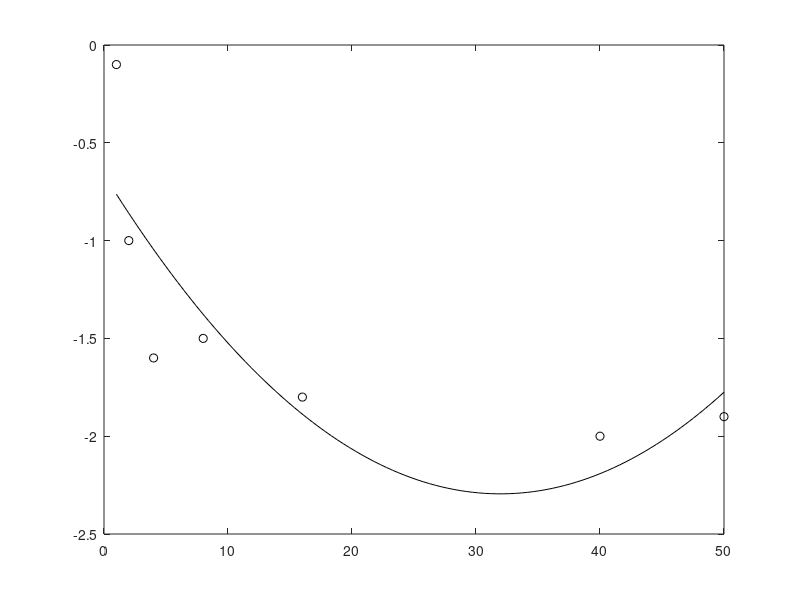

Reproduce this figure in MATLAB.
clc

x=[1;2;4;8;16;40;50];
y=[-0.1;-1;-1.6;-1.5;-1.8;-2;-1.9];


plot(x,y,'ko')

n=numel(x);
sumx=sum(x);
sumx2=sum(x.^2);
sumx3=sum(x.^3);
sumx4=sum(x.^4);
sumy=sum(y);
sumxy=sum(x.*y);
sumx2y=sum(x.^2.*y);

A=[sumx4 sumx3 sumx2; sumx3 sumx2 sumx; sumx2 sumx n];
B=[sumx2y; sumxy; sumy];

X=A\B;

disp('Kvadratiska aroksimejosa funkcija:')
disp(['y=' num2str(X(1)) 'x^2+' num2str(X(2)) 'x+' num2str(X(3))])

hold on
x1=linspace(1,50,100);
yplot=x1.^2.*X(1)+x1.*X(2)+X(3);
plot(x1,yplot,'k')

koef=polyfit(x,y,2)